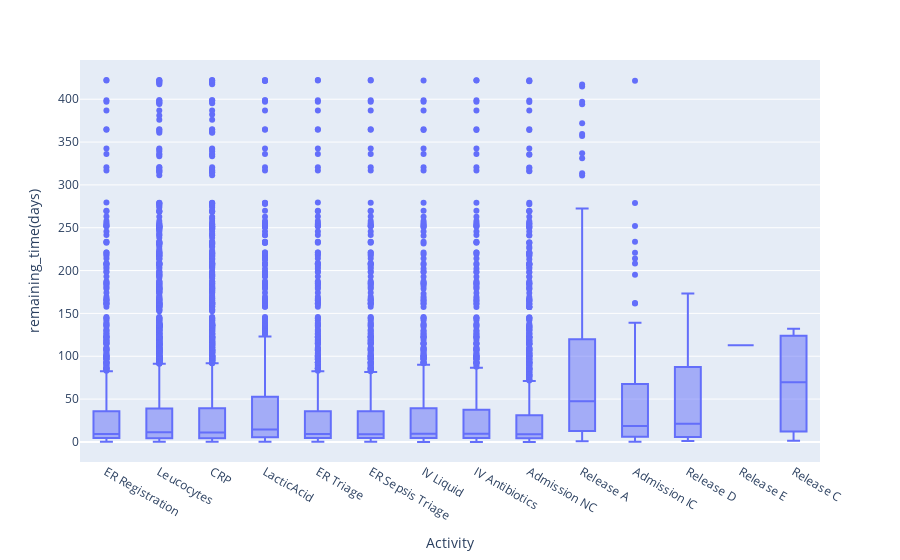
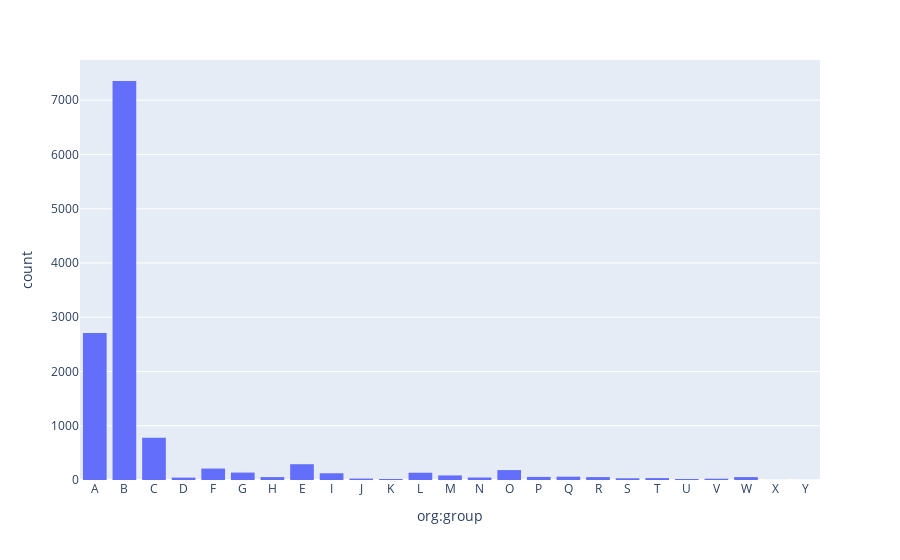
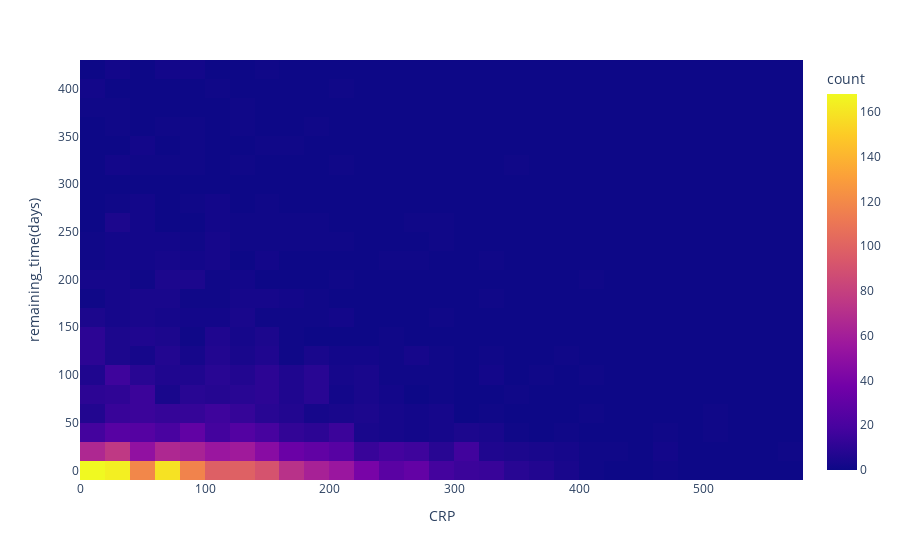

Notebook cell for these charts, in order:
### Markdown cell above
### 1.1 Exploratory data analysis

For the data set, create 2-3 figures/tables that help you understand the data 

Note that some of these variables are categorical variables and some are numberical. Additionally, some of the variables have missing values. Think/discuss how would you preprocess these variables.


Make sure to at least check each variable's data type and understand their distribution. 

*For creating data visualizations, you may consider using the matplot library and visit the [matplot gallery](https://matplotlib.org/stable/gallery/index.html) for inspiration (e.g., histograms for distribution, or heatmaps for feature correlation).*

### Code cell
# import packages
import matplotlib.pyplot as plt
import seaborn as sns
import plotly.express as px



# TODO: plot figure(s)
remaining_time_x_activity = px.box(df, x='Activity', y='remaining_time(days)')
remaining_time_x_activity.show()

group_count = px.histogram(df, x="org:group")
group_count.show()

heatmap = px.density_heatmap(df, x='CRP', y='remaining_time(days)')
heatmap.show()

### Figure 1 — Plotly figure (JSON) as saved in the notebook; plotly's stock layout.template omitted (floating-point values rounded to 4 significant figures; data arrays with more than 128 entries replaced by an {"elided": "..."} marker saying what was removed)
{"data": [{"alignmentgroup": "True", "hovertemplate": "Activity=%{x}<br>remaining_time(days)=%{y}<extra></extra>", "legendgroup": "", "marker": {"color": "#636efa"}, "name": "", "notched": false, "offsetgroup": "", "orientation": "v", "showlegend": false, "type": "box", "x": {"elided": "12533 str values"}, "x0": " ", "xaxis": "x", "y": {"elided": "12533 float values"}, "y0": " ", "yaxis": "y"}], "layout": {"boxmode": "group", "legend": {"tracegroupgap": 0}, "margin": {"t": 60}, "xaxis": {"anchor": "y", "domain": [0, 1], "title": {"text": "Activity"}}, "yaxis": {"anchor": "x", "domain": [0, 1], "title": {"text": "remaining_time(days)"}}}}

### Figure 2 — Plotly figure (JSON) as saved in the notebook; plotly's stock layout.template omitted (floating-point values rounded to 4 significant figures; data arrays with more than 128 entries replaced by an {"elided": "..."} marker saying what was removed)
{"data": [{"alignmentgroup": "True", "bingroup": "x", "hovertemplate": "org:group=%{x}<br>count=%{y}<extra></extra>", "legendgroup": "", "marker": {"color": "#636efa", "pattern": {"shape": ""}}, "name": "", "offsetgroup": "", "orientation": "v", "showlegend": false, "type": "histogram", "x": {"elided": "12533 str values"}, "xaxis": "x", "yaxis": "y"}], "layout": {"barmode": "relative", "legend": {"tracegroupgap": 0}, "margin": {"t": 60}, "xaxis": {"anchor": "y", "domain": [0, 1], "title": {"text": "org:group"}}, "yaxis": {"anchor": "x", "domain": [0, 1], "title": {"text": "count"}}}}

### Figure 3 — Plotly figure (JSON) as saved in the notebook; plotly's stock layout.template omitted (floating-point values rounded to 4 significant figures; data arrays with more than 128 entries replaced by an {"elided": "..."} marker saying what was removed)
{"data": [{"coloraxis": "coloraxis", "hovertemplate": "CRP=%{x}<br>remaining_time(days)=%{y}<br>count=%{z}<extra></extra>", "name": "", "type": "histogram2d", "x": {"elided": "12533 int values"}, "xaxis": "x", "xbingroup": "x", "y": {"elided": "12533 float values"}, "yaxis": "y", "ybingroup": "y"}], "layout": {"coloraxis": {"colorbar": {"title": {"text": "count"}}, "colorscale": [[0, "#0d0887"], [0.1111, "#46039f"], [0.2222, "#7201a8"], [0.3333, "#9c179e"], [0.4444, "#bd3786"], [0.5556, "#d8576b"], [0.6667, "#ed7953"], [0.7778, "#fb9f3a"], [0.8889, "#fdca26"], [1, "#f0f921"]]}, "legend": {"tracegroupgap": 0}, "margin": {"t": 60}, "xaxis": {"anchor": "y", "domain": [0, 1], "title": {"text": "CRP"}}, "yaxis": {"anchor": "x", "domain": [0, 1], "title": {"text": "remaining_time(days)"}}}}
